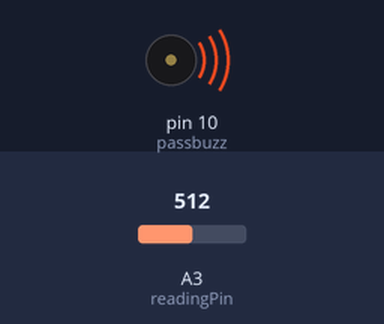
A sketch run on a simulated Arduino Uno, built with avr-gcc and run on an emulated ATmega328P. Shown: buzzer (waves = sounding). The test bench sets the inputs (shaded band); at power-on: A3 (readingPin) = 512.

Above: at 0.1 s.
Timing chart, 0 to 1.6 s (numbered marks = the images above):
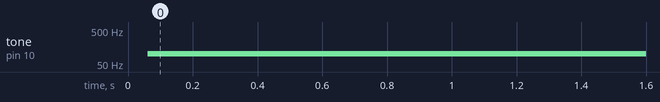

Measured:
- by itself, tone on pin 10 (passbuzz): silent → 99 Hz at 0.06 s

The sketch:

potentiometer___passive_buzzer.ino
```cpp
//potentiometer___passive_buzzer

int readingPin=A3;
int passbuzz=10;
float voltage=00.00;
float delaytime=00.00;
void setup()
{
     pinMode(readingPin,INPUT);
     pinMode(passbuzz,OUTPUT);
     Serial.begin(9600);
}


void loop()
{

   voltage= analogRead(readingPin);

   delaytime= 1.00 + (9./1023.)*voltage;

   digitalWrite(passbuzz,HIGH);
   delay(delaytime);
   digitalWrite(passbuzz,LOW);
   delay(delaytime);


 //  Serial.print("Voltage = ");
  // Serial.print(voltage );
   //Serial.print("        Delaytime = ");
//   Serial.println(delaytime);

}
```
